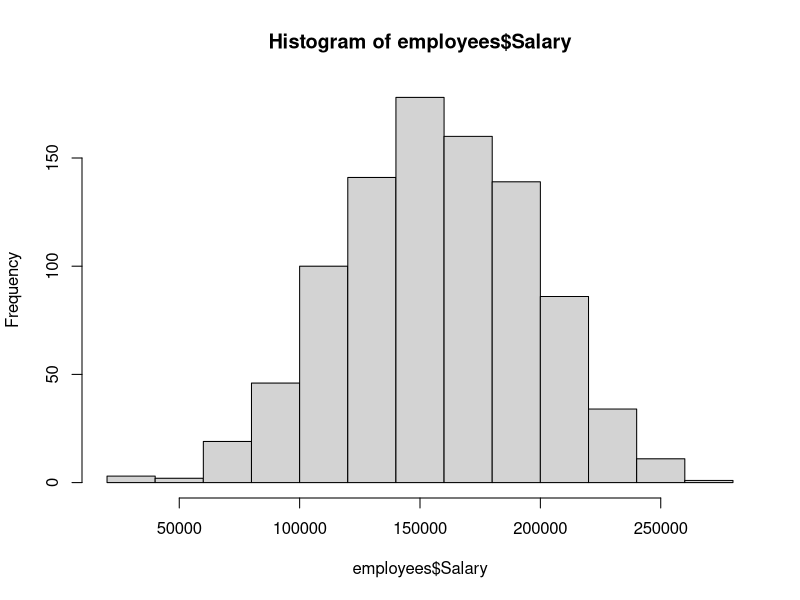
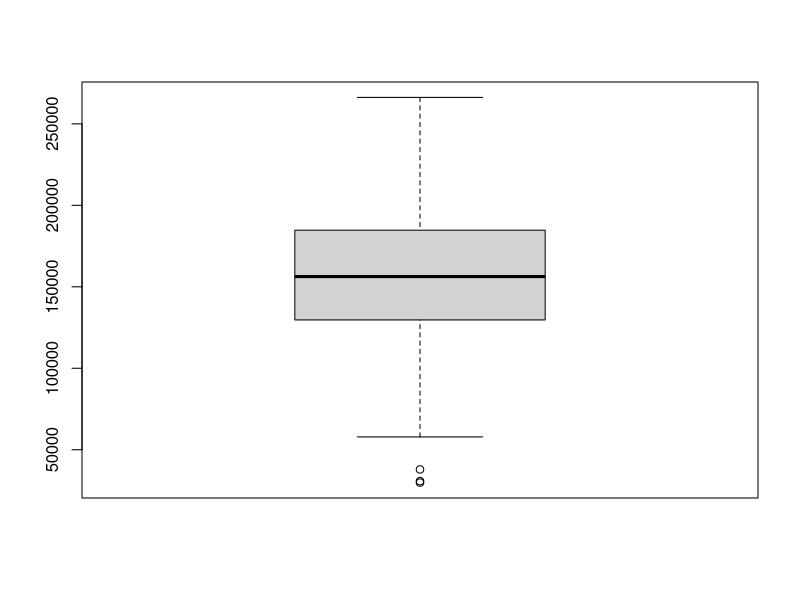
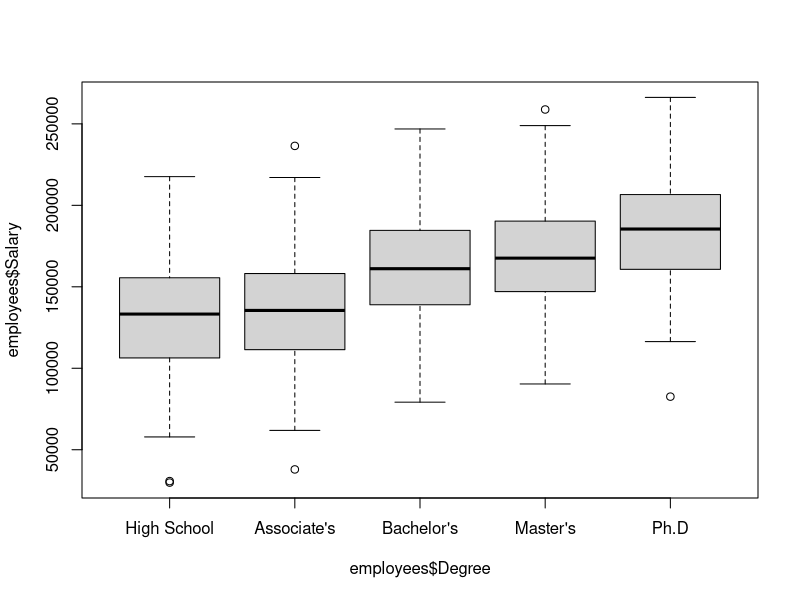
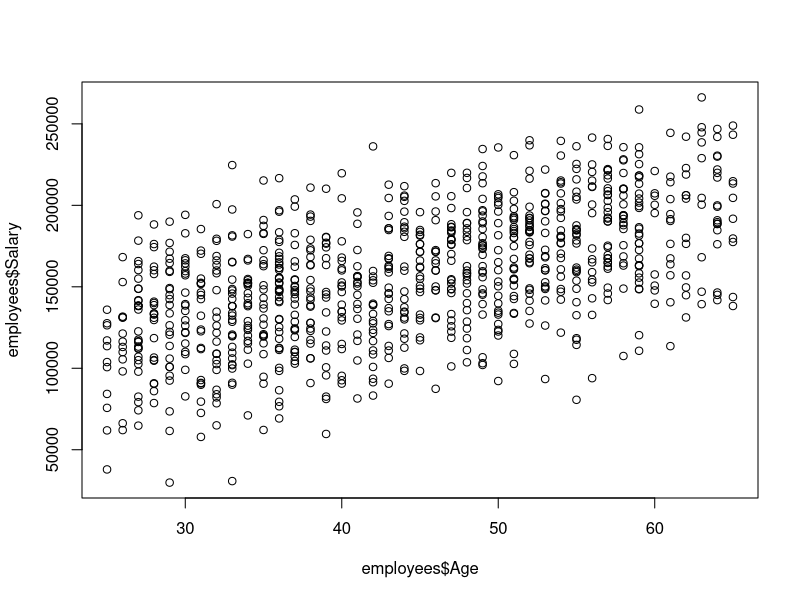
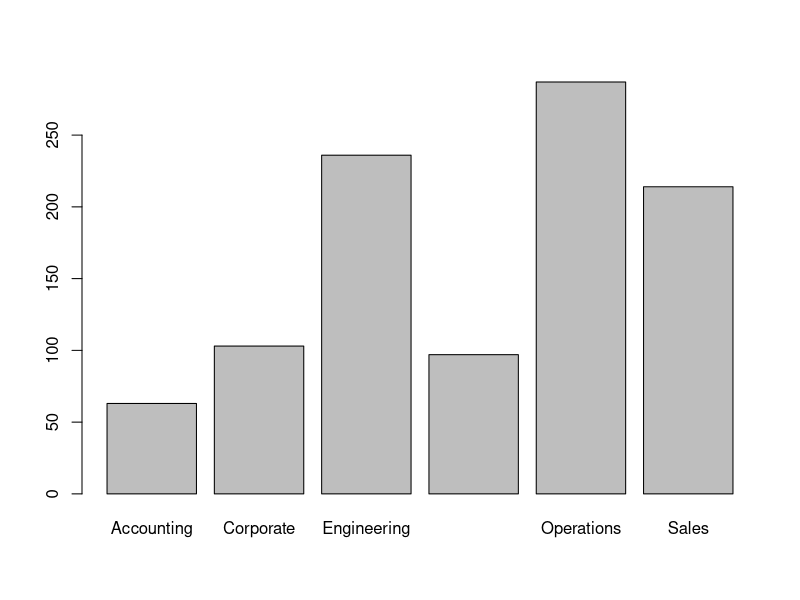
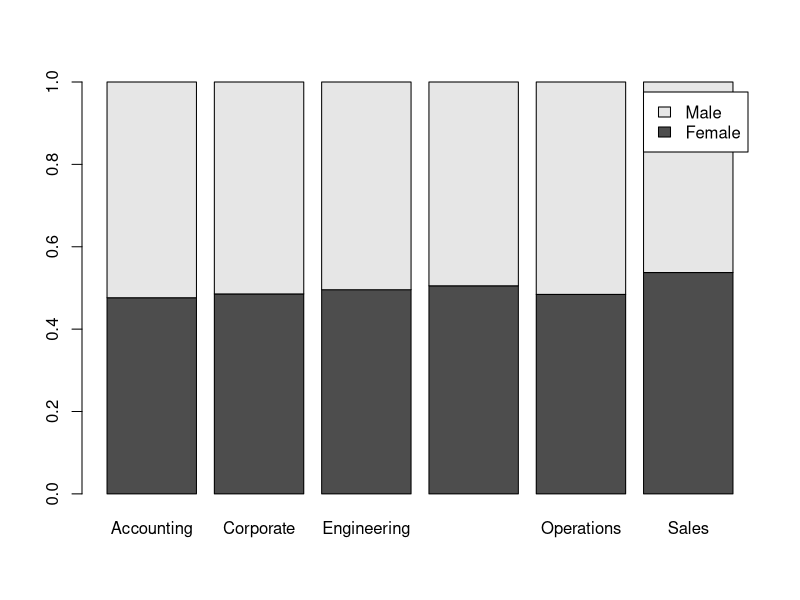
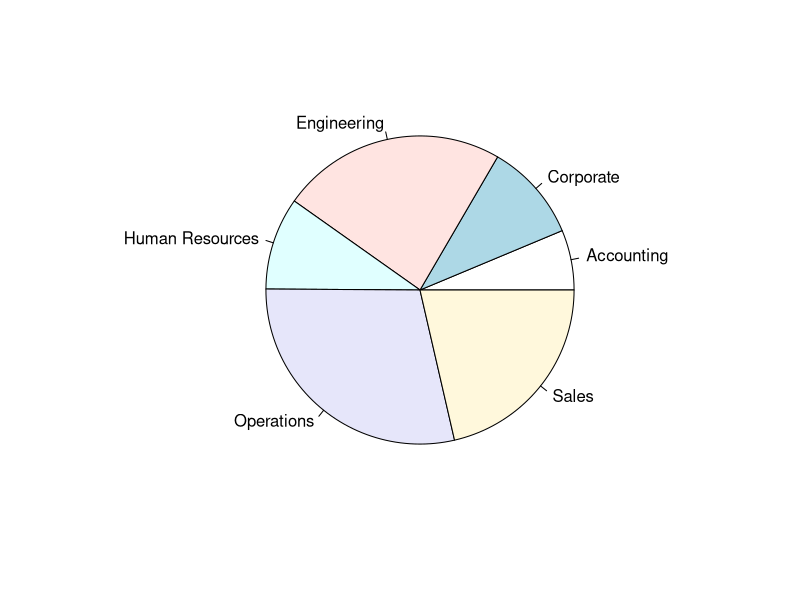

Generate these figures, in order, with R:
library(tidyverse)
employees <- read_csv("_build/data/employee_data.csv")
employees$Salary <- parse_number(employees$Salary)
employees$Start_Date <- parse_date(employees$Start_Date, format = "%m/%d/%Y")
degreeLevels <- c("High School", "Associate's", "Bachelor's", "Master's", "Ph.D")
employees$Degree <- parse_factor(employees$Degree, levels = degreeLevels, ordered = TRUE)

hist(employees$Salary)

boxplot(employees$Salary)

boxplot(employees$Salary ~ employees$Degree)

plot(employees$Age, employees$Salary)

barplot(table(employees$Division))

barplotTable <- prop.table(table(employees$Gender,employees$Division), 2)
barplot(barplotTable, legend=rownames(barplotTable))

pie(table(employees$Division))
